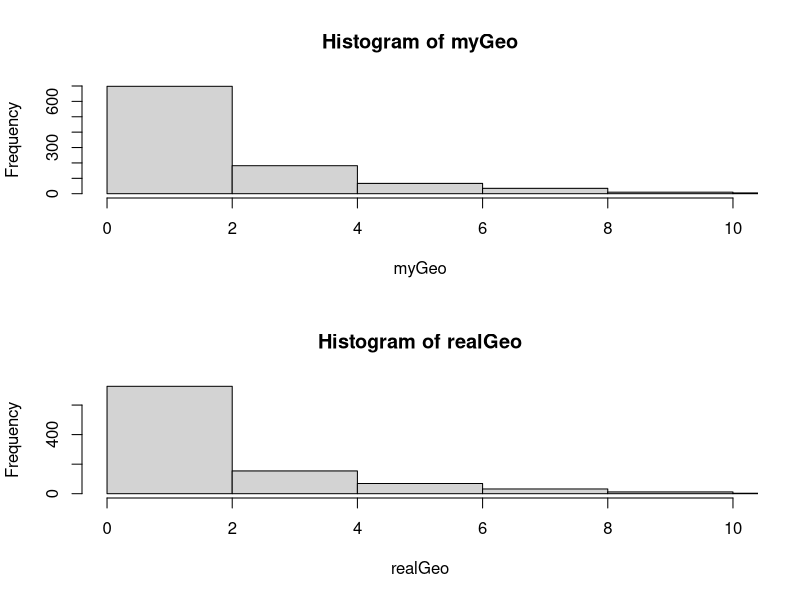
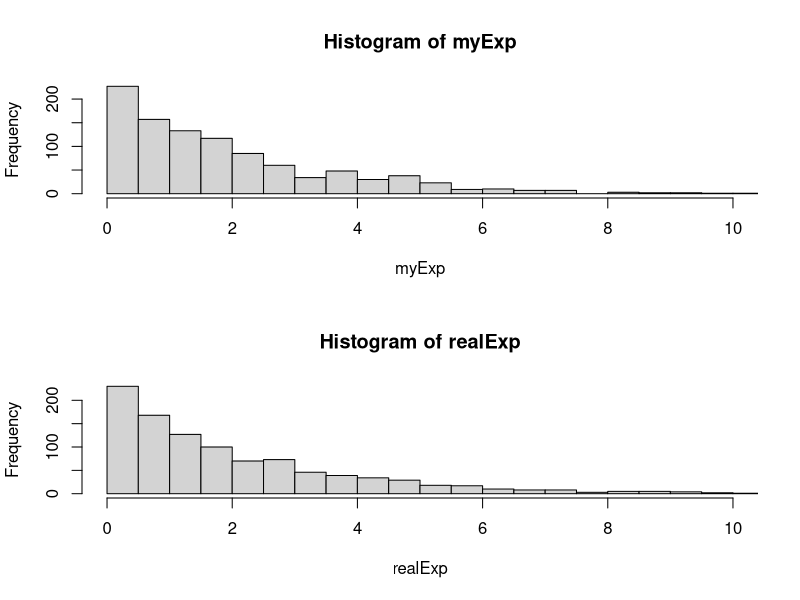

Source code (R) for these figures, in order:
# Code to recapitulate Meehan et al. formalism

R0 <- 2
iRat <- 0 # ratio of the reproductive number in the first serial compartment(s) 
# relative to second; when iRat = 0 we have SEIR chains, and when iRat = 1 we 
# have an Erlang with size = 2; this ignores duration vs. infectiousness 
# differences
pRat <- 0 # fraction of individauls assigned to superspread
sRat <- 1 # ratio of *sub*spreader's to *super*spreader's reproductive number


# solve for R1, R2
subR <- function(pars = list(R0 = R0, sRat = sRat, pRat = pRat, iRat = iRat)){
    R0/(pRat*sRat + 1- pRat)
}

superR <- function(superR = superR, sRat){
    superR*sRat
}

# get the intrinsic probability of v offspring for one class
getV <- function(pars = list(R0 = R0, sRat = sRat, pRat = pRat, iRat = iRat), myR, v = v){
   (exp(-v/myR)/myR) * (exp(-iRat*v/myR)-exp(-v/(iRat*myR)))
}

getV(pars = pars, subR(pars), 1 )
dexp(1, 0.5)

# probability distribution of individual reproductive numbers, v
vProb <- function(pars = list(R0 = R0, pRat = pRat, sRat = sRat, iRat = iRat)
                  , v
                  , ...){
    if(!0<=pars$sRat & pars$sRat<=1){stop("Model is defined so that second class is the superspreader.\n sRat must be in [0,1]")}
    R1 <- subR(pars)
    R2 <- superR(R1, sRat)
    pV <- (1+iRat)/(1-iRat) * pRat*getV(pars, R1, v) + (1-pRat) * getV(pars, R2, v)
    return(pV)
}

# set a big number at which to truncate
pars = list(R0 = R0, pRat = pRat, sRat = sRat, iRat = iRat)
vMax <- 500
vProb(pars = pars, iRat = iRat, v = vMax) # confirm it's a "Big" number

# generate N random deviates using accept/reject
sampleV <- function(nTarget = 1e3, vMax = 150
                    , pars = list(R0 = R0, pRat = pRat, sRat = sRat, iRat = iRat)
                    , ...){
    vVec <- numeric()
    while(length(vVec)<nTarget){
        cand <- runif(1, min = 0, max = vMax)
        kP <- vProb(pars = pars, iRat = iRat, v = cand)
        if(rbinom(1, 1, kP)){vVec <- c(vVec, cand)}
    }
    return(vVec)
}

# see if this goes reasonably fast
replicate(10, system.time(sampleV(nTarget = 100, vMax = vMax, pars = pars)))


# Check that it looks geometric when I make this an S[E]IR model where E is 
# irrelevant for the D0 distribution.
n <- 1e3
myExp <- sort(sampleV(nTarget = n, vMax = vMax, pars = list(R0 = 2, pRat = 0, sRat = 1, iRat = 0)))
realExp <- sort(rexp(n= n, rate = 0.5))
myGeo <- sort(rpois(n = n, myExp))
realGeo <- sort(rgeom(n = n, prob = 1/3))

par(mfrow = c(2,1))
hist(myGeo, xlim = c(0, 10), breaks = 10)
hist(realGeo, xlim = c(0, 10), breaks = 10)

hist(myExp, xlim = c(0, 10), breaks = 30)
hist(realExp, xlim = c(0, 10), breaks = 30)



#######
# will want to separate this out better, but just listing some parameter sets for now

# one class but two I stages, where the reproductive number in first is twice 
# that of the second
pars.twostage <- list(R0 = 2, pRat = 0, sRat = 1, iRat = 2)
# one class but two I stages, where the reproductive number in first is half 
# that of the second
pars.twostage <- list(R0 = 2, pRat = 0, sRat = 1, iRat = 0.5)
# two classes but one stage
pars.twoclass <- list(R0 = 2, pRat = 0.5, sRat = 0.5, iRat = 0)
# full fancyness: two classes, each with two stages
pars.fancy <- list(R0 = 2, pRat = 1/5, sRat = .25, iRat = 2 )

######################







